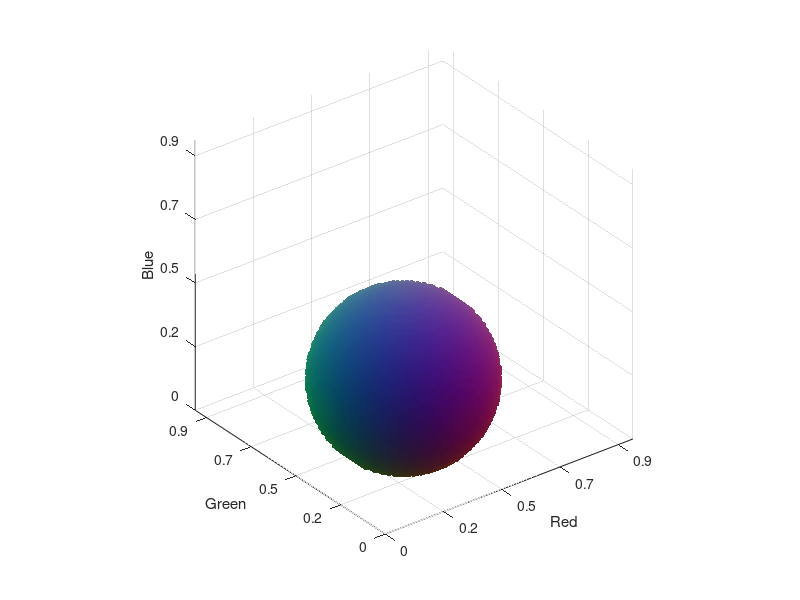

Write the MATLAB code that produced this figure.
%% A ball in a box

% target center and radius of the sphere
skip   = 3; % configure resolution
cent   = round([ .3 .0 .8 ]*255/skip);
radius = round( .3 *255/skip);


% define the indices in the RGB space
x = 0:255/skip;
[R,G,B] = meshgrid(x-cent(1),x-cent(1),x-cent(1));


% show points as a physical sphere with color mapped on
distSph = sqrt((R).^2 + (G).^2+(B).^2);% Euclidean distance
distSph = distSph<radius;

% convert the subscripts into indices
[i,j,k] = ind2sub(size(distSph),find(distSph(:)));

figure(1), clf
scatter3(i,j,k,30,[i j k]./(255/skip),'filled')
axis square, rotate3d on
set(gca,'xlim',[0 255]/skip,'ylim',[0 255]/skip,'zlim',[0 255]/skip)
xlabel('Red'), ylabel('Green'), zlabel('Blue')


% convert the axis labels to decimal
for dimi='xyz'
    ticklabel = str2double(get(gca,[dimi 'TickLabel']));
    set(gca,[dimi 'TickLabel'],round(10*ticklabel/(255/skip))/10,[dimi 'tick'],ticklabel);
end
%%
